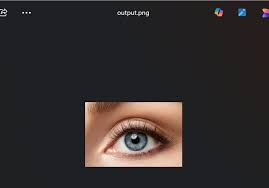
#> input picture numpy_tricks/cv2_image.jpg, 269 x 188 px, found by its file name
$ python working_with_images.py
#> lines starting #> are read from the running program, lines starting #| are printed output that depends on the picture
""" Topic 5. Working with Images"""

import numpy as np
import cv2
import matplotlib.pyplot as plt


#read an image
img = cv2.imread('D:\\NUMPY\\numpy_tricks\\cv2_image.jpg')
#> img is the input picture: shape (188, 269, 3); mean B, G, R 45.1, 44.8, 50.1
print(img)                            #return an array
#> (printed output is left out)


#shape --> show array shape
print(img.shape)                      #((188, 269, 3)
#| (188, 269, 3)


#show image
plt.imshow(img)
plt.show()


#flip
plt.imshow(np.flip(img))
plt.show()
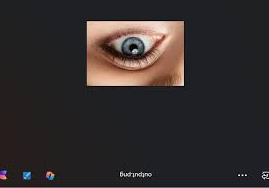
#> shown: shape (188, 269, 3); mean R, G, B 50.1, 44.8, 45.1


#clip
print(img.min())                # 0
#| 0
print(img.max())                #255
#| 255


#clip
print(plt.imshow(np.clip(img, 0, 100)))         #brightness reduced
#| AxesImage(shape=(188, 269, 3))
plt.show()
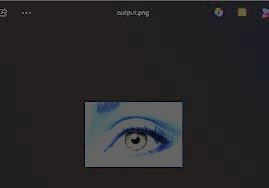
#> shown: shape (188, 269, 3); mean R, G, B 41.3, 39.6, 40.5


#negative
print(plt.imshow(255 - img))
#| AxesImage(shape=(188, 269, 3))
plt.show()
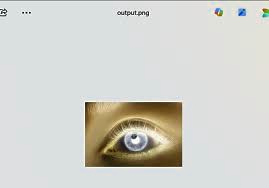
#> shown: shape (188, 269, 3); mean R, G, B 209.9, 210.2, 204.9


#trim
print(plt.imshow(img[100:900, 50:900, :]))       #used in croping purposes
#| AxesImage(shape=(88, 219, 3))
plt.show()
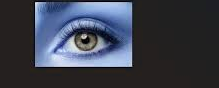
#> shown: shape (88, 219, 3); mean R, G, B 59.5, 63.8, 76.8


#plot histogram
plt.hist(img.flatten(), bins=255)
plt.show()
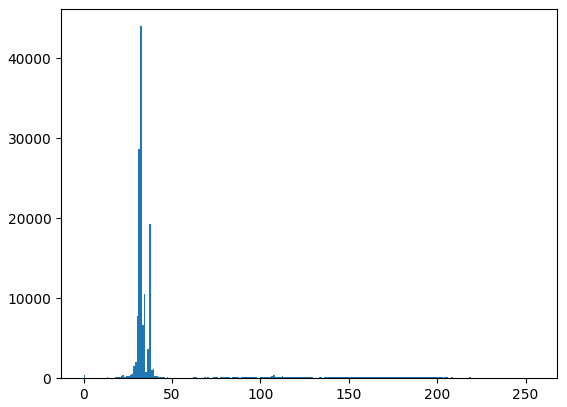
#> figure drawn by matplotlib, 1 panel; tallest bar 44040 high, from x = 32 to 33
